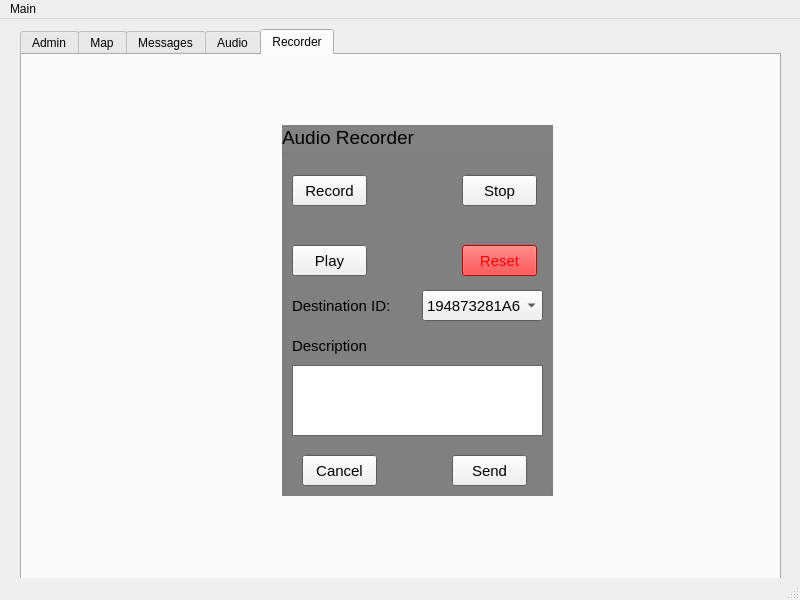
<?xml version="1.0" encoding="UTF-8"?>
<ui version="4.0">
 <class>MainWindow</class>
 <widget class="QMainWindow" name="MainWindow">
  <property name="geometry">
   <rect>
    <x>0</x>
    <y>0</y>
    <width>800</width>
    <height>600</height>
   </rect>
  </property>
  <property name="windowTitle">
   <string>MainWindow - Portal</string>
  </property>
  <widget class="QWidget" name="centralwidget">
   <widget class="QTabWidget" name="tabWidget">
    <property name="geometry">
     <rect>
      <x>20</x>
      <y>10</y>
      <width>761</width>
      <height>551</height>
     </rect>
    </property>
    <property name="currentIndex">
     <number>4</number>
    </property>
    <property name="tabBarAutoHide">
     <bool>false</bool>
    </property>
    <widget class="QWidget" name="tab">
     <attribute name="title">
      <string>Admin</string>
     </attribute>
     <widget class="QTableWidget" name="tableWidget_2">
      <property name="geometry">
       <rect>
        <x>300</x>
        <y>80</y>
        <width>431</width>
        <height>321</height>
       </rect>
      </property>
      <property name="rowCount">
       <number>5</number>
      </property>
      <property name="columnCount">
       <number>3</number>
      </property>
      <attribute name="horizontalHeaderCascadingSectionResizes">
       <bool>false</bool>
      </attribute>
      <attribute name="horizontalHeaderStretchLastSection">
       <bool>true</bool>
      </attribute>
      <row/>
      <row/>
      <row/>
      <row/>
      <row/>
      <column>
       <property name="text">
        <string>ID</string>
       </property>
      </column>
      <column>
       <property name="text">
        <string>Customer</string>
       </property>
      </column>
      <column>
       <property name="text">
        <string>Notes</string>
       </property>
      </column>
      <item row="0" column="0">
       <property name="text">
        <string>1234567A8</string>
       </property>
      </item>
      <item row="0" column="1">
       <property name="text">
        <string>John Smith</string>
       </property>
      </item>
      <item row="0" column="2">
       <property name="text">
        <string>Group of two</string>
       </property>
      </item>
     </widget>
     <widget class="QGroupBox" name="groupBox">
      <property name="geometry">
       <rect>
        <x>20</x>
        <y>80</y>
        <width>251</width>
        <height>321</height>
       </rect>
      </property>
      <property name="palette">
       <palette>
        <active>
         <colorrole role="Base">
          <brush brushstyle="SolidPattern">
           <color alpha="255">
            <red>255</red>
            <green>255</green>
            <blue>255</blue>
           </color>
          </brush>
         </colorrole>
         <colorrole role="Window">
          <brush brushstyle="SolidPattern">
           <color alpha="255">
            <red>185</red>
            <green>185</green>
            <blue>185</blue>
           </color>
          </brush>
         </colorrole>
        </active>
        <inactive>
         <colorrole role="Base">
          <brush brushstyle="SolidPattern">
           <color alpha="255">
            <red>255</red>
            <green>255</green>
            <blue>255</blue>
           </color>
          </brush>
         </colorrole>
         <colorrole role="Window">
          <brush brushstyle="SolidPattern">
           <color alpha="255">
            <red>185</red>
            <green>185</green>
            <blue>185</blue>
           </color>
          </brush>
         </colorrole>
        </inactive>
        <disabled>
         <colorrole role="Base">
          <brush brushstyle="SolidPattern">
           <color alpha="255">
            <red>185</red>
            <green>185</green>
            <blue>185</blue>
           </color>
          </brush>
         </colorrole>
         <colorrole role="Window">
          <brush brushstyle="SolidPattern">
           <color alpha="255">
            <red>185</red>
            <green>185</green>
            <blue>185</blue>
           </color>
          </brush>
         </colorrole>
        </disabled>
       </palette>
      </property>
      <property name="font">
       <font>
        <pointsize>14</pointsize>
       </font>
      </property>
      <property name="autoFillBackground">
       <bool>true</bool>
      </property>
      <property name="title">
       <string>Device Enrolment</string>
      </property>
      <widget class="QLabel" name="label_5">
       <property name="geometry">
        <rect>
         <x>10</x>
         <y>50</y>
         <width>101</width>
         <height>31</height>
        </rect>
       </property>
       <property name="font">
        <font>
         <pointsize>11</pointsize>
        </font>
       </property>
       <property name="text">
        <string>Device ID:</string>
       </property>
      </widget>
      <widget class="QComboBox" name="comboBox_2">
       <property name="geometry">
        <rect>
         <x>120</x>
         <y>50</y>
         <width>121</width>
         <height>31</height>
        </rect>
       </property>
       <property name="font">
        <font>
         <pointsize>11</pointsize>
        </font>
       </property>
       <item>
        <property name="text">
         <string>194873281A6</string>
        </property>
       </item>
       <item>
        <property name="text">
         <string>497274130AB</string>
        </property>
       </item>
      </widget>
      <widget class="QLabel" name="label_6">
       <property name="geometry">
        <rect>
         <x>10</x>
         <y>90</y>
         <width>211</width>
         <height>20</height>
        </rect>
       </property>
       <property name="font">
        <font>
         <pointsize>11</pointsize>
        </font>
       </property>
       <property name="text">
        <string>Name</string>
       </property>
      </widget>
      <widget class="QPlainTextEdit" name="plainTextEdit_3">
       <property name="geometry">
        <rect>
         <x>10</x>
         <y>110</y>
         <width>231</width>
         <height>41</height>
        </rect>
       </property>
       <property name="toolTip">
        <string>&lt;html&gt;&lt;head/&gt;&lt;body&gt;&lt;p&gt;Enter text&lt;/p&gt;&lt;/body&gt;&lt;/html&gt;</string>
       </property>
      </widget>
      <widget class="QLabel" name="label_7">
       <property name="geometry">
        <rect>
         <x>10</x>
         <y>160</y>
         <width>131</width>
         <height>20</height>
        </rect>
       </property>
       <property name="font">
        <font>
         <pointsize>11</pointsize>
        </font>
       </property>
       <property name="text">
        <string>Notes</string>
       </property>
      </widget>
      <widget class="QPlainTextEdit" name="plainTextEdit_4">
       <property name="geometry">
        <rect>
         <x>10</x>
         <y>190</y>
         <width>231</width>
         <height>71</height>
        </rect>
       </property>
       <property name="toolTip">
        <string>&lt;html&gt;&lt;head/&gt;&lt;body&gt;&lt;p&gt;Enter text&lt;/p&gt;&lt;/body&gt;&lt;/html&gt;</string>
       </property>
      </widget>
      <widget class="QPushButton" name="pushButton_3">
       <property name="geometry">
        <rect>
         <x>20</x>
         <y>282</y>
         <width>211</width>
         <height>31</height>
        </rect>
       </property>
       <property name="font">
        <font>
         <pointsize>11</pointsize>
        </font>
       </property>
       <property name="text">
        <string>Submit</string>
       </property>
      </widget>
     </widget>
     <widget class="QLabel" name="label_12">
      <property name="geometry">
       <rect>
        <x>300</x>
        <y>50</y>
        <width>431</width>
        <height>20</height>
       </rect>
      </property>
      <property name="font">
       <font>
        <pointsize>14</pointsize>
       </font>
      </property>
      <property name="text">
       <string>Enrolled Devices</string>
      </property>
      <property name="alignment">
       <set>Qt::AlignCenter</set>
      </property>
     </widget>
     <zorder>groupBox</zorder>
     <zorder>tableWidget_2</zorder>
     <zorder>label_12</zorder>
    </widget>
    <widget class="QWidget" name="tab_3">
     <attribute name="title">
      <string>Map</string>
     </attribute>
     <widget class="QWidget" name="widget" native="true">
      <property name="geometry">
       <rect>
        <x>0</x>
        <y>0</y>
        <width>751</width>
        <height>521</height>
       </rect>
      </property>
      <property name="autoFillBackground">
       <bool>true</bool>
      </property>
      <widget class="QLabel" name="label">
       <property name="geometry">
        <rect>
         <x>280</x>
         <y>210</y>
         <width>221</width>
         <height>16</height>
        </rect>
       </property>
       <property name="text">
        <string>QTWebEngineWidgets.QebWebEngineView()</string>
       </property>
      </widget>
     </widget>
    </widget>
    <widget class="QWidget" name="tab_2">
     <attribute name="title">
      <string>Messages</string>
     </attribute>
     <widget class="QTableWidget" name="tableWidget">
      <property name="geometry">
       <rect>
        <x>0</x>
        <y>191</y>
        <width>751</width>
        <height>331</height>
       </rect>
      </property>
      <property name="rowCount">
       <number>5</number>
      </property>
      <property name="columnCount">
       <number>3</number>
      </property>
      <attribute name="horizontalHeaderCascadingSectionResizes">
       <bool>false</bool>
      </attribute>
      <attribute name="horizontalHeaderStretchLastSection">
       <bool>true</bool>
      </attribute>
      <row/>
      <row/>
      <row/>
      <row/>
      <row/>
      <column>
       <property name="text">
        <string>From</string>
       </property>
      </column>
      <column>
       <property name="text">
        <string>DateTime</string>
       </property>
      </column>
      <column>
       <property name="text">
        <string>Message</string>
       </property>
      </column>
      <item row="0" column="0">
       <property name="text">
        <string>ID: 1234567A8</string>
       </property>
      </item>
      <item row="0" column="1">
       <property name="text">
        <string>0000h 01 JAN 2019</string>
       </property>
      </item>
      <item row="0" column="2">
       <property name="text">
        <string>Test Test Test</string>
       </property>
      </item>
     </widget>
     <widget class="QPushButton" name="pushButton">
      <property name="geometry">
       <rect>
        <x>240</x>
        <y>40</y>
        <width>75</width>
        <height>31</height>
       </rect>
      </property>
      <property name="font">
       <font>
        <pointsize>11</pointsize>
       </font>
      </property>
      <property name="text">
       <string>Send</string>
      </property>
     </widget>
     <widget class="QPushButton" name="pushButton_2">
      <property name="geometry">
       <rect>
        <x>654</x>
        <y>40</y>
        <width>51</width>
        <height>31</height>
       </rect>
      </property>
      <property name="font">
       <font>
        <pointsize>11</pointsize>
       </font>
      </property>
      <property name="text">
       <string>Send</string>
      </property>
     </widget>
     <widget class="QComboBox" name="comboBox">
      <property name="geometry">
       <rect>
        <x>530</x>
        <y>40</y>
        <width>121</width>
        <height>31</height>
       </rect>
      </property>
      <property name="font">
       <font>
        <pointsize>11</pointsize>
       </font>
      </property>
      <property name="currentText">
       <string>194873281A6</string>
      </property>
      <property name="iconSize">
       <size>
        <width>16</width>
        <height>16</height>
       </size>
      </property>
      <item>
       <property name="text">
        <string>194873281A6</string>
       </property>
      </item>
      <item>
       <property name="text">
        <string>497274130AB</string>
       </property>
      </item>
     </widget>
     <widget class="QPlainTextEdit" name="plainTextEdit">
      <property name="geometry">
       <rect>
        <x>43</x>
        <y>80</y>
        <width>271</width>
        <height>41</height>
       </rect>
      </property>
      <property name="toolTip">
       <string>&lt;html&gt;&lt;head/&gt;&lt;body&gt;&lt;p&gt;Enter text&lt;/p&gt;&lt;/body&gt;&lt;/html&gt;</string>
      </property>
     </widget>
     <widget class="QPlainTextEdit" name="plainTextEdit_2">
      <property name="geometry">
       <rect>
        <x>420</x>
        <y>80</y>
        <width>281</width>
        <height>41</height>
       </rect>
      </property>
      <property name="toolTip">
       <string>&lt;html&gt;&lt;head/&gt;&lt;body&gt;&lt;p&gt;Tool tip: Enter text&lt;/p&gt;&lt;/body&gt;&lt;/html&gt;</string>
      </property>
      <property name="placeholderText">
       <string extracomment="comment: Enter text"/>
      </property>
     </widget>
     <widget class="QLabel" name="label_2">
      <property name="geometry">
       <rect>
        <x>40</x>
        <y>40</y>
        <width>161</width>
        <height>31</height>
       </rect>
      </property>
      <property name="font">
       <font>
        <pointsize>11</pointsize>
       </font>
      </property>
      <property name="text">
       <string>Broadcast Message</string>
      </property>
     </widget>
     <widget class="QLabel" name="label_3">
      <property name="geometry">
       <rect>
        <x>420</x>
        <y>40</y>
        <width>111</width>
        <height>31</height>
       </rect>
      </property>
      <property name="font">
       <font>
        <pointsize>11</pointsize>
       </font>
      </property>
      <property name="text">
       <string>Direct Message</string>
      </property>
     </widget>
     <widget class="QLabel" name="label_4">
      <property name="geometry">
       <rect>
        <x>0</x>
        <y>160</y>
        <width>751</width>
        <height>21</height>
       </rect>
      </property>
      <property name="font">
       <font>
        <pointsize>14</pointsize>
       </font>
      </property>
      <property name="text">
       <string>Message History</string>
      </property>
      <property name="alignment">
       <set>Qt::AlignCenter</set>
      </property>
     </widget>
    </widget>
    <widget class="QWidget" name="tab_4">
     <attribute name="title">
      <string>Audio</string>
     </attribute>
     <widget class="QTableWidget" name="tableWidget_3">
      <property name="geometry">
       <rect>
        <x>0</x>
        <y>90</y>
        <width>751</width>
        <height>181</height>
       </rect>
      </property>
      <property name="rowCount">
       <number>5</number>
      </property>
      <attribute name="horizontalHeaderCascadingSectionResizes">
       <bool>false</bool>
      </attribute>
      <attribute name="horizontalHeaderDefaultSectionSize">
       <number>120</number>
      </attribute>
      <attribute name="horizontalHeaderStretchLastSection">
       <bool>true</bool>
      </attribute>
      <attribute name="verticalHeaderStretchLastSection">
       <bool>false</bool>
      </attribute>
      <row/>
      <row/>
      <row/>
      <row/>
      <row/>
      <column>
       <property name="text">
        <string>To</string>
       </property>
      </column>
      <column>
       <property name="text">
        <string>DateTime</string>
       </property>
      </column>
      <column>
       <property name="text">
        <string>Filename</string>
       </property>
      </column>
      <column>
       <property name="text">
        <string>Description</string>
       </property>
      </column>
     </widget>
     <widget class="QLabel" name="label_8">
      <property name="geometry">
       <rect>
        <x>0</x>
        <y>60</y>
        <width>91</width>
        <height>16</height>
       </rect>
      </property>
      <property name="font">
       <font>
        <pointsize>14</pointsize>
       </font>
      </property>
      <property name="text">
       <string>Sent</string>
      </property>
     </widget>
     <widget class="QTableWidget" name="tableWidget_4">
      <property name="geometry">
       <rect>
        <x>0</x>
        <y>340</y>
        <width>751</width>
        <height>191</height>
       </rect>
      </property>
      <property name="rowCount">
       <number>5</number>
      </property>
      <attribute name="horizontalHeaderCascadingSectionResizes">
       <bool>false</bool>
      </attribute>
      <attribute name="horizontalHeaderDefaultSectionSize">
       <number>120</number>
      </attribute>
      <attribute name="horizontalHeaderStretchLastSection">
       <bool>true</bool>
      </attribute>
      <attribute name="verticalHeaderStretchLastSection">
       <bool>false</bool>
      </attribute>
      <row/>
      <row/>
      <row/>
      <row/>
      <row/>
      <column>
       <property name="text">
        <string>From</string>
       </property>
      </column>
      <column>
       <property name="text">
        <string>DateTime</string>
       </property>
      </column>
      <column>
       <property name="text">
        <string>Filename</string>
       </property>
      </column>
      <column>
       <property name="text">
        <string>Notes</string>
       </property>
      </column>
     </widget>
     <widget class="QLabel" name="label_9">
      <property name="geometry">
       <rect>
        <x>0</x>
        <y>310</y>
        <width>91</width>
        <height>16</height>
       </rect>
      </property>
      <property name="font">
       <font>
        <pointsize>14</pointsize>
       </font>
      </property>
      <property name="text">
       <string>Recieved</string>
      </property>
     </widget>
     <widget class="QPushButton" name="pushButton_4">
      <property name="geometry">
       <rect>
        <x>620</x>
        <y>40</y>
        <width>131</width>
        <height>41</height>
       </rect>
      </property>
      <property name="font">
       <font>
        <pointsize>12</pointsize>
       </font>
      </property>
      <property name="text">
       <string>Record</string>
      </property>
     </widget>
     <widget class="QPushButton" name="pushButton_5">
      <property name="geometry">
       <rect>
        <x>620</x>
        <y>290</y>
        <width>131</width>
        <height>41</height>
       </rect>
      </property>
      <property name="font">
       <font>
        <pointsize>11</pointsize>
       </font>
      </property>
      <property name="text">
       <string>Play</string>
      </property>
     </widget>
    </widget>
    <widget class="QWidget" name="tab_5">
     <attribute name="title">
      <string>Recorder</string>
     </attribute>
     <widget class="QGroupBox" name="groupBox_2">
      <property name="geometry">
       <rect>
        <x>260</x>
        <y>70</y>
        <width>271</width>
        <height>371</height>
       </rect>
      </property>
      <property name="palette">
       <palette>
        <active>
         <colorrole role="Base">
          <brush brushstyle="SolidPattern">
           <color alpha="255">
            <red>255</red>
            <green>255</green>
            <blue>255</blue>
           </color>
          </brush>
         </colorrole>
         <colorrole role="Window">
          <brush brushstyle="SolidPattern">
           <color alpha="255">
            <red>130</red>
            <green>130</green>
            <blue>130</blue>
           </color>
          </brush>
         </colorrole>
        </active>
        <inactive>
         <colorrole role="Base">
          <brush brushstyle="SolidPattern">
           <color alpha="255">
            <red>255</red>
            <green>255</green>
            <blue>255</blue>
           </color>
          </brush>
         </colorrole>
         <colorrole role="Window">
          <brush brushstyle="SolidPattern">
           <color alpha="255">
            <red>130</red>
            <green>130</green>
            <blue>130</blue>
           </color>
          </brush>
         </colorrole>
        </inactive>
        <disabled>
         <colorrole role="Base">
          <brush brushstyle="SolidPattern">
           <color alpha="255">
            <red>130</red>
            <green>130</green>
            <blue>130</blue>
           </color>
          </brush>
         </colorrole>
         <colorrole role="Window">
          <brush brushstyle="SolidPattern">
           <color alpha="255">
            <red>130</red>
            <green>130</green>
            <blue>130</blue>
           </color>
          </brush>
         </colorrole>
        </disabled>
       </palette>
      </property>
      <property name="font">
       <font>
        <pointsize>14</pointsize>
       </font>
      </property>
      <property name="autoFillBackground">
       <bool>true</bool>
      </property>
      <property name="title">
       <string>Audio Recorder</string>
      </property>
      <widget class="QPushButton" name="pushButton_7">
       <property name="geometry">
        <rect>
         <x>180</x>
         <y>50</y>
         <width>75</width>
         <height>31</height>
        </rect>
       </property>
       <property name="font">
        <font>
         <pointsize>11</pointsize>
        </font>
       </property>
       <property name="text">
        <string>Stop</string>
       </property>
      </widget>
      <widget class="QPushButton" name="pushButton_6">
       <property name="geometry">
        <rect>
         <x>10</x>
         <y>50</y>
         <width>75</width>
         <height>31</height>
        </rect>
       </property>
       <property name="font">
        <font>
         <pointsize>11</pointsize>
        </font>
       </property>
       <property name="text">
        <string>Record</string>
       </property>
      </widget>
      <widget class="QPushButton" name="pushButton_8">
       <property name="geometry">
        <rect>
         <x>10</x>
         <y>120</y>
         <width>75</width>
         <height>31</height>
        </rect>
       </property>
       <property name="font">
        <font>
         <pointsize>11</pointsize>
        </font>
       </property>
       <property name="text">
        <string>Play</string>
       </property>
      </widget>
      <widget class="QLabel" name="label_10">
       <property name="geometry">
        <rect>
         <x>10</x>
         <y>170</y>
         <width>131</width>
         <height>21</height>
        </rect>
       </property>
       <property name="font">
        <font>
         <pointsize>11</pointsize>
        </font>
       </property>
       <property name="text">
        <string>Destination ID:</string>
       </property>
      </widget>
      <widget class="QComboBox" name="comboBox_3">
       <property name="geometry">
        <rect>
         <x>140</x>
         <y>165</y>
         <width>121</width>
         <height>31</height>
        </rect>
       </property>
       <property name="font">
        <font>
         <pointsize>11</pointsize>
        </font>
       </property>
       <item>
        <property name="text">
         <string>194873281A6</string>
        </property>
       </item>
       <item>
        <property name="text">
         <string>497274130AB</string>
        </property>
       </item>
      </widget>
      <widget class="QLabel" name="label_11">
       <property name="geometry">
        <rect>
         <x>10</x>
         <y>210</y>
         <width>101</width>
         <height>21</height>
        </rect>
       </property>
       <property name="font">
        <font>
         <pointsize>11</pointsize>
        </font>
       </property>
       <property name="text">
        <string>Description</string>
       </property>
      </widget>
      <widget class="QPlainTextEdit" name="plainTextEdit_5">
       <property name="geometry">
        <rect>
         <x>10</x>
         <y>240</y>
         <width>251</width>
         <height>71</height>
        </rect>
       </property>
       <property name="toolTip">
        <string>&lt;html&gt;&lt;head/&gt;&lt;body&gt;&lt;p&gt;Enter text&lt;/p&gt;&lt;/body&gt;&lt;/html&gt;</string>
       </property>
      </widget>
      <widget class="QPushButton" name="pushButton_10">
       <property name="geometry">
        <rect>
         <x>170</x>
         <y>330</y>
         <width>75</width>
         <height>31</height>
        </rect>
       </property>
       <property name="font">
        <font>
         <pointsize>11</pointsize>
        </font>
       </property>
       <property name="text">
        <string>Send</string>
       </property>
      </widget>
      <widget class="QPushButton" name="pushButton_9">
       <property name="geometry">
        <rect>
         <x>180</x>
         <y>120</y>
         <width>75</width>
         <height>31</height>
        </rect>
       </property>
       <property name="palette">
        <palette>
         <active>
          <colorrole role="WindowText">
           <brush brushstyle="SolidPattern">
            <color alpha="255">
             <red>0</red>
             <green>0</green>
             <blue>0</blue>
            </color>
           </brush>
          </colorrole>
          <colorrole role="Button">
           <brush brushstyle="SolidPattern">
            <color alpha="255">
             <red>255</red>
             <green>0</green>
             <blue>0</blue>
            </color>
           </brush>
          </colorrole>
          <colorrole role="Light">
           <brush brushstyle="SolidPattern">
            <color alpha="255">
             <red>255</red>
             <green>127</green>
             <blue>127</blue>
            </color>
           </brush>
          </colorrole>
          <colorrole role="Midlight">
           <brush brushstyle="SolidPattern">
            <color alpha="255">
             <red>255</red>
             <green>63</green>
             <blue>63</blue>
            </color>
           </brush>
          </colorrole>
          <colorrole role="Dark">
           <brush brushstyle="SolidPattern">
            <color alpha="255">
             <red>127</red>
             <green>0</green>
             <blue>0</blue>
            </color>
           </brush>
          </colorrole>
          <colorrole role="Mid">
           <brush brushstyle="SolidPattern">
            <color alpha="255">
             <red>170</red>
             <green>0</green>
             <blue>0</blue>
            </color>
           </brush>
          </colorrole>
          <colorrole role="Text">
           <brush brushstyle="SolidPattern">
            <color alpha="255">
             <red>0</red>
             <green>0</green>
             <blue>0</blue>
            </color>
           </brush>
          </colorrole>
          <colorrole role="BrightText">
           <brush brushstyle="SolidPattern">
            <color alpha="255">
             <red>255</red>
             <green>255</green>
             <blue>255</blue>
            </color>
           </brush>
          </colorrole>
          <colorrole role="ButtonText">
           <brush brushstyle="SolidPattern">
            <color alpha="255">
             <red>255</red>
             <green>0</green>
             <blue>0</blue>
            </color>
           </brush>
          </colorrole>
          <colorrole role="Base">
           <brush brushstyle="SolidPattern">
            <color alpha="255">
             <red>255</red>
             <green>255</green>
             <blue>255</blue>
            </color>
           </brush>
          </colorrole>
          <colorrole role="Window">
           <brush brushstyle="SolidPattern">
            <color alpha="255">
             <red>255</red>
             <green>0</green>
             <blue>0</blue>
            </color>
           </brush>
          </colorrole>
          <colorrole role="Shadow">
           <brush brushstyle="SolidPattern">
            <color alpha="255">
             <red>0</red>
             <green>0</green>
             <blue>0</blue>
            </color>
           </brush>
          </colorrole>
          <colorrole role="AlternateBase">
           <brush brushstyle="SolidPattern">
            <color alpha="255">
             <red>255</red>
             <green>127</green>
             <blue>127</blue>
            </color>
           </brush>
          </colorrole>
          <colorrole role="ToolTipBase">
           <brush brushstyle="SolidPattern">
            <color alpha="255">
             <red>255</red>
             <green>255</green>
             <blue>220</blue>
            </color>
           </brush>
          </colorrole>
          <colorrole role="ToolTipText">
           <brush brushstyle="SolidPattern">
            <color alpha="255">
             <red>0</red>
             <green>0</green>
             <blue>0</blue>
            </color>
           </brush>
          </colorrole>
          <colorrole role="PlaceholderText">
           <brush brushstyle="SolidPattern">
            <color alpha="128">
             <red>0</red>
             <green>0</green>
             <blue>0</blue>
            </color>
           </brush>
          </colorrole>
         </active>
         <inactive>
          <colorrole role="WindowText">
           <brush brushstyle="SolidPattern">
            <color alpha="255">
             <red>0</red>
             <green>0</green>
             <blue>0</blue>
            </color>
           </brush>
          </colorrole>
          <colorrole role="Button">
           <brush brushstyle="SolidPattern">
            <color alpha="255">
             <red>255</red>
             <green>0</green>
             <blue>0</blue>
            </color>
           </brush>
          </colorrole>
          <colorrole role="Light">
           <brush brushstyle="SolidPattern">
            <color alpha="255">
             <red>255</red>
             <green>127</green>
             <blue>127</blue>
            </color>
           </brush>
          </colorrole>
          <colorrole role="Midlight">
           <brush brushstyle="SolidPattern">
            <color alpha="255">
             <red>255</red>
             <green>63</green>
             <blue>63</blue>
            </color>
           </brush>
          </colorrole>
          <colorrole role="Dark">
           <brush brushstyle="SolidPattern">
            <color alpha="255">
             <red>127</red>
             <green>0</green>
             <blue>0</blue>
            </color>
           </brush>
          </colorrole>
          <colorrole role="Mid">
           <brush brushstyle="SolidPattern">
            <color alpha="255">
             <red>170</red>
             <green>0</green>
             <blue>0</blue>
            </color>
           </brush>
          </colorrole>
          <colorrole role="Text">
           <brush brushstyle="SolidPattern">
            <color alpha="255">
             <red>0</red>
             <green>0</green>
             <blue>0</blue>
            </color>
           </brush>
          </colorrole>
          <colorrole role="BrightText">
           <brush brushstyle="SolidPattern">
            <color alpha="255">
             <red>255</red>
             <green>255</green>
             <blue>255</blue>
            </color>
           </brush>
          </colorrole>
          <colorrole role="ButtonText">
           <brush brushstyle="SolidPattern">
            <color alpha="255">
             <red>255</red>
             <green>0</green>
             <blue>0</blue>
            </color>
           </brush>
          </colorrole>
          <colorrole role="Base">
           <brush brushstyle="SolidPattern">
            <color alpha="255">
             <red>255</red>
             <green>255</green>
             <blue>255</blue>
            </color>
           </brush>
          </colorrole>
          <colorrole role="Window">
           <brush brushstyle="SolidPattern">
            <color alpha="255">
             <red>255</red>
             <green>0</green>
             <blue>0</blue>
            </color>
           </brush>
          </colorrole>
          <colorrole role="Shadow">
           <brush brushstyle="SolidPattern">
            <color alpha="255">
             <red>0</red>
             <green>0</green>
             <blue>0</blue>
            </color>
           </brush>
          </colorrole>
          <colorrole role="AlternateBase">
           <brush brushstyle="SolidPattern">
            <color alpha="255">
             <red>255</red>
             <green>127</green>
             <blue>127</blue>
            </color>
           </brush>
          </colorrole>
          <colorrole role="ToolTipBase">
           <brush brushstyle="SolidPattern">
            <color alpha="255">
             <red>255</red>
             <green>255</green>
             <blue>220</blue>
            </color>
           </brush>
          </colorrole>
          <colorrole role="ToolTipText">
           <brush brushstyle="SolidPattern">
            <color alpha="255">
             <red>0</red>
             <green>0</green>
             <blue>0</blue>
            </color>
           </brush>
          </colorrole>
          <colorrole role="PlaceholderText">
           <brush brushstyle="SolidPattern">
            <color alpha="128">
             <red>0</red>
             <green>0</green>
             <blue>0</blue>
            </color>
           </brush>
          </colorrole>
         </inactive>
         <disabled>
          <colorrole role="WindowText">
           <brush brushstyle="SolidPattern">
            <color alpha="255">
             <red>127</red>
             <green>0</green>
             <blue>0</blue>
            </color>
           </brush>
          </colorrole>
          <colorrole role="Button">
           <brush brushstyle="SolidPattern">
            <color alpha="255">
             <red>255</red>
             <green>0</green>
             <blue>0</blue>
            </color>
           </brush>
          </colorrole>
          <colorrole role="Light">
           <brush brushstyle="SolidPattern">
            <color alpha="255">
             <red>255</red>
             <green>127</green>
             <blue>127</blue>
            </color>
           </brush>
          </colorrole>
          <colorrole role="Midlight">
           <brush brushstyle="SolidPattern">
            <color alpha="255">
             <red>255</red>
             <green>63</green>
             <blue>63</blue>
            </color>
           </brush>
          </colorrole>
          <colorrole role="Dark">
           <brush brushstyle="SolidPattern">
            <color alpha="255">
             <red>127</red>
             <green>0</green>
             <blue>0</blue>
            </color>
           </brush>
          </colorrole>
          <colorrole role="Mid">
           <brush brushstyle="SolidPattern">
            <color alpha="255">
             <red>170</red>
             <green>0</green>
             <blue>0</blue>
            </color>
           </brush>
          </colorrole>
          <colorrole role="Text">
           <brush brushstyle="SolidPattern">
            <color alpha="255">
             <red>127</red>
             <green>0</green>
             <blue>0</blue>
            </color>
           </brush>
          </colorrole>
          <colorrole role="BrightText">
           <brush brushstyle="SolidPattern">
            <color alpha="255">
             <red>255</red>
             <green>255</green>
             <blue>255</blue>
            </color>
           </brush>
          </colorrole>
          <colorrole role="ButtonText">
           <brush brushstyle="SolidPattern">
            <color alpha="255">
             <red>127</red>
             <green>0</green>
             <blue>0</blue>
            </color>
           </brush>
          </colorrole>
          <colorrole role="Base">
           <brush brushstyle="SolidPattern">
            <color alpha="255">
             <red>255</red>
             <green>0</green>
             <blue>0</blue>
            </color>
           </brush>
          </colorrole>
          <colorrole role="Window">
           <brush brushstyle="SolidPattern">
            <color alpha="255">
             <red>255</red>
             <green>0</green>
             <blue>0</blue>
            </color>
           </brush>
          </colorrole>
          <colorrole role="Shadow">
           <brush brushstyle="SolidPattern">
            <color alpha="255">
             <red>0</red>
             <green>0</green>
             <blue>0</blue>
            </color>
           </brush>
          </colorrole>
          <colorrole role="AlternateBase">
           <brush brushstyle="SolidPattern">
            <color alpha="255">
             <red>255</red>
             <green>0</green>
             <blue>0</blue>
            </color>
           </brush>
          </colorrole>
          <colorrole role="ToolTipBase">
           <brush brushstyle="SolidPattern">
            <color alpha="255">
             <red>255</red>
             <green>255</green>
             <blue>220</blue>
            </color>
           </brush>
          </colorrole>
          <colorrole role="ToolTipText">
           <brush brushstyle="SolidPattern">
            <color alpha="255">
             <red>0</red>
             <green>0</green>
             <blue>0</blue>
            </color>
           </brush>
          </colorrole>
          <colorrole role="PlaceholderText">
           <brush brushstyle="SolidPattern">
            <color alpha="128">
             <red>0</red>
             <green>0</green>
             <blue>0</blue>
            </color>
           </brush>
          </colorrole>
         </disabled>
        </palette>
       </property>
       <property name="font">
        <font>
         <pointsize>11</pointsize>
        </font>
       </property>
       <property name="text">
        <string>Reset</string>
       </property>
      </widget>
      <widget class="QPushButton" name="pushButton_11">
       <property name="geometry">
        <rect>
         <x>20</x>
         <y>330</y>
         <width>75</width>
         <height>31</height>
        </rect>
       </property>
       <property name="font">
        <font>
         <pointsize>11</pointsize>
        </font>
       </property>
       <property name="text">
        <string>Cancel</string>
       </property>
      </widget>
     </widget>
    </widget>
   </widget>
  </widget>
  <widget class="QStatusBar" name="statusbar"/>
  <widget class="QMenuBar" name="menubar">
   <property name="geometry">
    <rect>
     <x>0</x>
     <y>0</y>
     <width>800</width>
     <height>22</height>
    </rect>
   </property>
   <widget class="QMenu" name="menuMain">
    <property name="title">
     <string>Main</string>
    </property>
   </widget>
   <addaction name="menuMain"/>
  </widget>
 </widget>
 <resources/>
 <connections/>
</ui>
